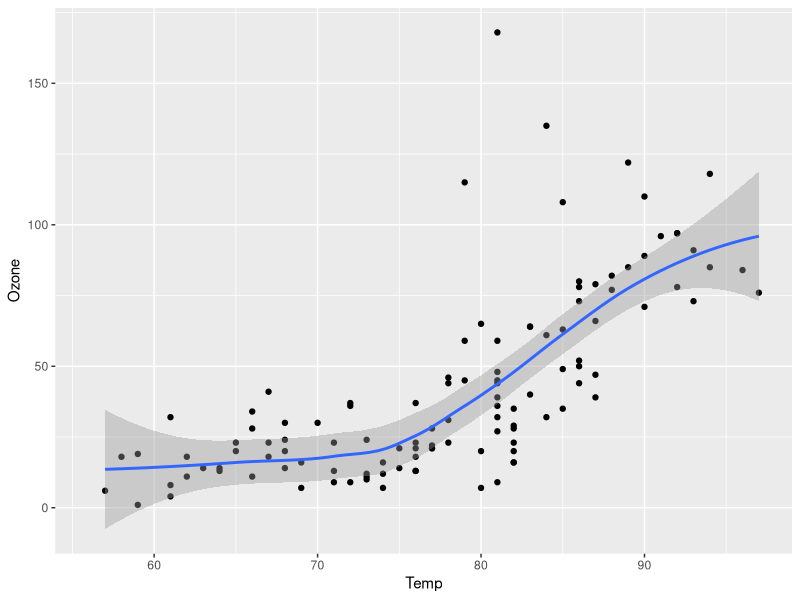
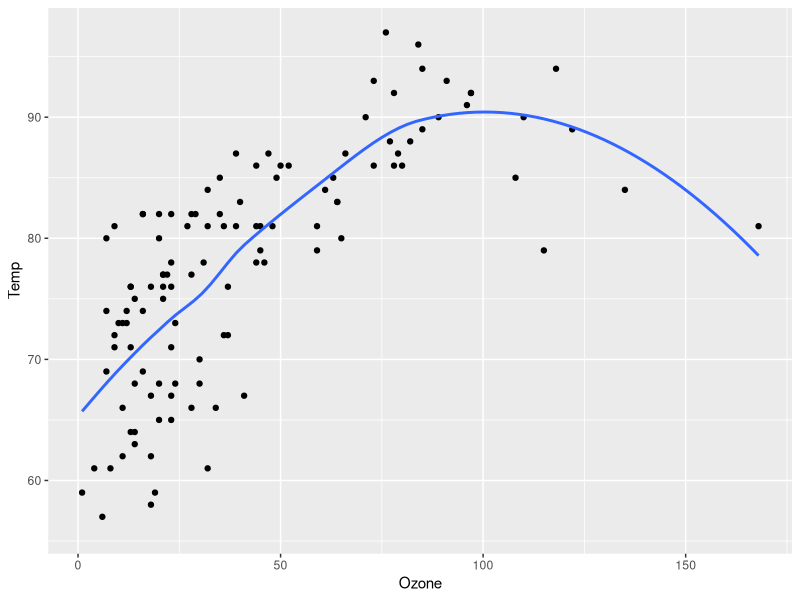
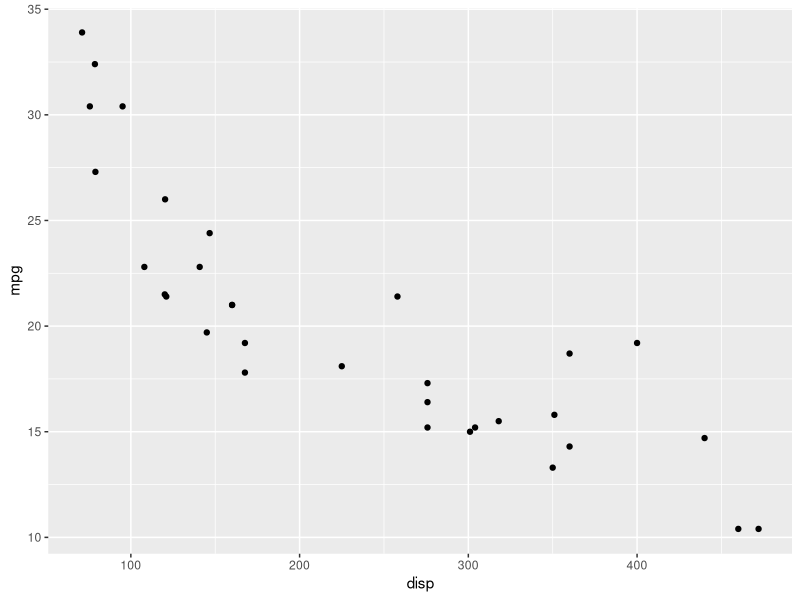

The R source for these figures, in order: (Note: this script raises an error after producing the figures.)
## ---- chunk 1
library(tidyverse)
## ---- chunk 2
#| echo: fenced
#| output-location: column
#| label: fig-airquality
#| fig-cap: Temperature and ozone level.
#| warning: false

library(ggplot2)

ggplot(airquality, aes(Temp, Ozone)) + 
  geom_point() + 
  geom_smooth(method = "loess"
)
## ---- chunk 3
#| echo: false
fmt_mean <- scales::number_format(accuracy = 0.1)(mean(mtcars$mpg))
## ---- chunk 4
mtcars %>% filter(mpg >= 25)
## ---- chunk 5
#| echo: fenced
#| eval: true
mtcars %>% filter(mpg >= 25)
## ---- chunk 6
#| echo: fenced
#| warning: false
#| fig-cap: "Air Quality"
#| fig-alt: "A ggplot2 with temperature by ozone levels along with a trend line indicating the increase in temperature with increasing ozone levels."

library(ggplot2)
ggplot(airquality, aes(Ozone, Temp)) + 
        geom_point() + 
        geom_smooth(method = "loess", se = FALSE)
## ---- chunk 7
#| echo: fenced
#| fig-dpi: 350
mtcars |> 
  ggplot(aes(x = disp, y = mpg)) + geom_point()
## ---- chunk 8
#| echo: true
str(knitr::opts_chunk$get()[1:27])
## ---- chunk 9
#| echo: true
str(knitr::opts_chunk$get()[28:53])
## ---- chunk 10
#| fig.alt="A screenshot of a RMarkdown document inside RStudio. The screenshot highlights the automatically generated document outline for each chunk name."
knitr::include_graphics("images/qmd-outline.png")
## ---- chunk 11
ggplot(mtcars, aes(x = disp, y = mpg, color = factor(cyl))) +
  geom_point()
## ---- chunk 12
mtcars |> 
  filter(mpg >= 25)
## ---- chunk 13
mpg_cars <- mtcars |> 
  filter(mpg >= 25)
## ---- chunk 14
mpg_cars <- mtcars |> 
  filter(mpg >= 25)

mpg_cars
## ---- chunk 15
#| echo: false
#| eval: true
